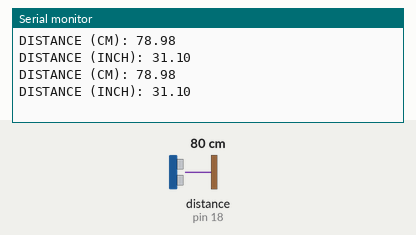
This sketch was run on a simulated Arduino Uno, built with avr-gcc and run on an emulated ATmega328P. Shown: the last lines printed to the serial monitor. Wiring (inferred from the names in the program): ultrasonic range finder: trigger pin 5; echo pin 18. The test bench sets the inputs (shaded band); at power-on: distance to the obstacle (sensor on pin 18) 80 cm. The echo pulse lasts 58.3 µs per cm.

Above: at 1.8 s.
1.9 s: distance to the obstacle (sensor on pin 18) set to 2 cm
At 2.6 s:
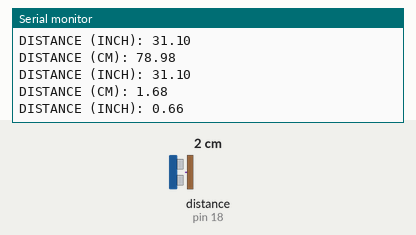
3.4 s: distance to the obstacle (sensor on pin 18) set to 4 cm
At 4.8 s:
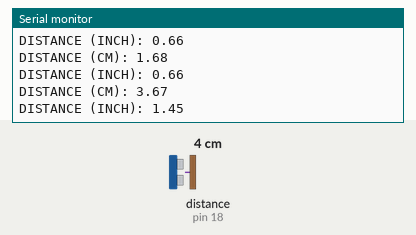
Timing chart, 0 to 6.4 s (numbered marks = the images above; inputs shaded):
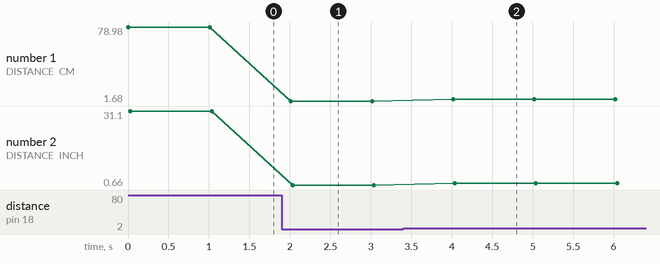

The sketch:

HC_SR04.ino
```cpp
#include "Arduino.h"
#define TrigPin 5
#define EchoPin 18
#define Sound_speed 0.034
#define cm_to_inch 0.393701  // Corrected conversion factor
long duration;
float distanceCm;
float distanceInch;

void setup() {
  Serial.begin(9600);
  pinMode(TrigPin, OUTPUT);
  pinMode(EchoPin, INPUT);
}

void loop() {
  // Send a 10-microsecond pulse to the trigger pin
  digitalWrite(TrigPin, LOW);
  delayMicroseconds(2);
  digitalWrite(TrigPin, HIGH);
  delayMicroseconds(10);
  digitalWrite(TrigPin, LOW);

  // Measure the echo pulse duration
  duration = pulseIn(EchoPin, HIGH);

  // Calculate the distance in cm and inches
  distanceCm = duration * Sound_speed / 2;
  distanceInch = distanceCm * cm_to_inch;

  // Print the results to the Serial Monitor
  Serial.print("DISTANCE (CM): ");
  Serial.println(distanceCm);
  Serial.print("DISTANCE (INCH): ");
  Serial.println(distanceInch);

  delay(1000);  // Wait for 1 second before the next measurement
}
```

Measured:
- after the input at 1.9 s, the serial monitor: prints a new line after 0.11 s (image 1)
- after the input at 3.4 s, the serial monitor: prints a new line after 0.62 s (image 2)
- plotted number 1: 78.98 → 1.68 after the input at 1.9 s, 1.68 → 3.67 after the input at 3.4 s
- plotted number 2: 31.1 → 0.66 after the input at 1.9 s, 0.66 → 1.45 after the input at 3.4 s
